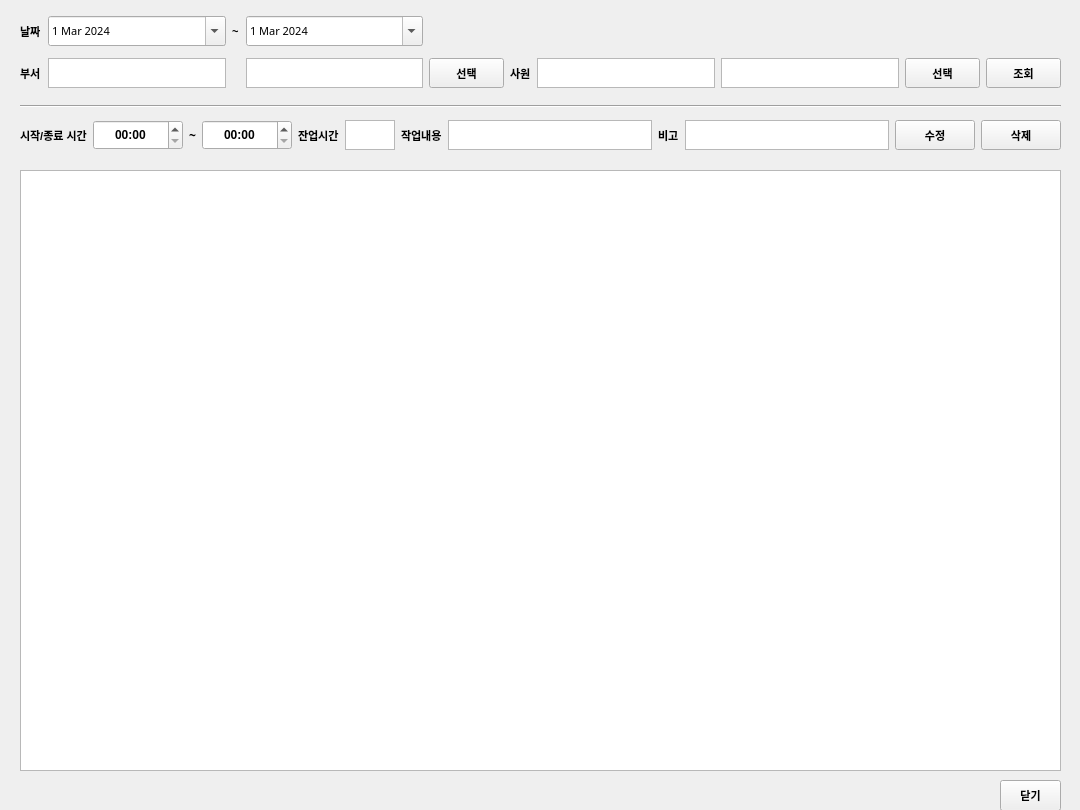
<?xml version="1.0" encoding="UTF-8"?>
<ui version="4.0">
 <class>win_upload_time</class>
 <widget class="QWidget" name="win_upload_time">
  <property name="geometry">
   <rect>
    <x>0</x>
    <y>0</y>
    <width>1080</width>
    <height>810</height>
   </rect>
  </property>
  <property name="maximumSize">
   <size>
    <width>1080</width>
    <height>810</height>
   </size>
  </property>
  <property name="windowTitle">
   <string>Form</string>
  </property>
  <widget class="QTableWidget" name="tbl_info">
   <property name="enabled">
    <bool>true</bool>
   </property>
   <property name="geometry">
    <rect>
     <x>20</x>
     <y>170</y>
     <width>1041</width>
     <height>601</height>
    </rect>
   </property>
   <property name="sizeAdjustPolicy">
    <enum>QAbstractScrollArea::AdjustToContents</enum>
   </property>
   <property name="editTriggers">
    <set>QAbstractItemView::SelectedClicked</set>
   </property>
   <property name="dragEnabled">
    <bool>true</bool>
   </property>
   <property name="alternatingRowColors">
    <bool>true</bool>
   </property>
   <property name="selectionBehavior">
    <enum>QAbstractItemView::SelectRows</enum>
   </property>
   <property name="textElideMode">
    <enum>Qt::ElideMiddle</enum>
   </property>
   <attribute name="horizontalHeaderCascadingSectionResizes">
    <bool>true</bool>
   </attribute>
   <attribute name="horizontalHeaderShowSortIndicator" stdset="0">
    <bool>true</bool>
   </attribute>
   <attribute name="horizontalHeaderStretchLastSection">
    <bool>true</bool>
   </attribute>
   <attribute name="verticalHeaderCascadingSectionResizes">
    <bool>true</bool>
   </attribute>
   <attribute name="verticalHeaderStretchLastSection">
    <bool>false</bool>
   </attribute>
  </widget>
  <widget class="QPushButton" name="btn_close">
   <property name="geometry">
    <rect>
     <x>1000</x>
     <y>780</y>
     <width>61</width>
     <height>31</height>
    </rect>
   </property>
   <property name="font">
    <font>
     <family>Arial</family>
     <pointsize>8</pointsize>
     <weight>75</weight>
     <bold>true</bold>
    </font>
   </property>
   <property name="text">
    <string>닫기</string>
   </property>
  </widget>
  <widget class="QWidget" name="gridLayoutWidget">
   <property name="geometry">
    <rect>
     <x>20</x>
     <y>10</y>
     <width>1041</width>
     <height>84</height>
    </rect>
   </property>
   <layout class="QGridLayout" name="gridLayout">
    <property name="sizeConstraint">
     <enum>QLayout::SetNoConstraint</enum>
    </property>
    <item row="0" column="2">
     <widget class="QLabel" name="lbl_select_file_2">
      <property name="font">
       <font>
        <family>Arial</family>
        <pointsize>8</pointsize>
        <weight>75</weight>
        <bold>true</bold>
       </font>
      </property>
      <property name="text">
       <string>~</string>
      </property>
     </widget>
    </item>
    <item row="0" column="1">
     <widget class="QDateEdit" name="date_from">
      <property name="maximumSize">
       <size>
        <width>16777215</width>
        <height>30</height>
       </size>
      </property>
      <property name="font">
       <font>
        <family>맑은 고딕</family>
        <pointsize>8</pointsize>
        <weight>50</weight>
        <bold>false</bold>
       </font>
      </property>
      <property name="dateTime">
       <datetime>
        <hour>0</hour>
        <minute>0</minute>
        <second>0</second>
        <year>2024</year>
        <month>3</month>
        <day>1</day>
       </datetime>
      </property>
      <property name="calendarPopup">
       <bool>true</bool>
      </property>
     </widget>
    </item>
    <item row="0" column="0">
     <widget class="QLabel" name="lbl_select_file">
      <property name="font">
       <font>
        <family>Arial</family>
        <pointsize>8</pointsize>
        <weight>75</weight>
        <bold>true</bold>
       </font>
      </property>
      <property name="text">
       <string>날짜</string>
      </property>
     </widget>
    </item>
    <item row="1" column="5">
     <widget class="QLabel" name="lbl_select_file_3">
      <property name="font">
       <font>
        <family>Arial</family>
        <pointsize>8</pointsize>
        <weight>75</weight>
        <bold>true</bold>
       </font>
      </property>
      <property name="text">
       <string>사원</string>
      </property>
     </widget>
    </item>
    <item row="1" column="4">
     <widget class="QPushButton" name="btn_select_dept">
      <property name="enabled">
       <bool>true</bool>
      </property>
      <property name="sizePolicy">
       <sizepolicy hsizetype="Expanding" vsizetype="Fixed">
        <horstretch>0</horstretch>
        <verstretch>0</verstretch>
       </sizepolicy>
      </property>
      <property name="maximumSize">
       <size>
        <width>75</width>
        <height>30</height>
       </size>
      </property>
      <property name="font">
       <font>
        <family>Arial</family>
        <pointsize>8</pointsize>
        <weight>75</weight>
        <bold>true</bold>
       </font>
      </property>
      <property name="text">
       <string>선택</string>
      </property>
     </widget>
    </item>
    <item row="1" column="8">
     <widget class="QTextEdit" name="txt_emp_name">
      <property name="enabled">
       <bool>true</bool>
      </property>
      <property name="maximumSize">
       <size>
        <width>16777215</width>
        <height>30</height>
       </size>
      </property>
      <property name="font">
       <font>
        <family>맑은 고딕</family>
        <pointsize>10</pointsize>
        <weight>50</weight>
        <bold>false</bold>
       </font>
      </property>
      <property name="layoutDirection">
       <enum>Qt::LeftToRight</enum>
      </property>
      <property name="autoFillBackground">
       <bool>false</bool>
      </property>
      <property name="lineWidth">
       <number>1</number>
      </property>
      <property name="midLineWidth">
       <number>0</number>
      </property>
      <property name="readOnly">
       <bool>true</bool>
      </property>
      <property name="cursorWidth">
       <number>-2</number>
      </property>
     </widget>
    </item>
    <item row="1" column="3">
     <widget class="QTextEdit" name="txt_dept_name">
      <property name="enabled">
       <bool>true</bool>
      </property>
      <property name="maximumSize">
       <size>
        <width>16777215</width>
        <height>30</height>
       </size>
      </property>
      <property name="font">
       <font>
        <family>맑은 고딕</family>
        <pointsize>10</pointsize>
        <weight>50</weight>
        <bold>false</bold>
       </font>
      </property>
      <property name="lineWidth">
       <number>1</number>
      </property>
      <property name="midLineWidth">
       <number>0</number>
      </property>
      <property name="readOnly">
       <bool>true</bool>
      </property>
     </widget>
    </item>
    <item row="1" column="1">
     <widget class="QTextEdit" name="txt_dept_id">
      <property name="enabled">
       <bool>true</bool>
      </property>
      <property name="maximumSize">
       <size>
        <width>16777215</width>
        <height>30</height>
       </size>
      </property>
      <property name="font">
       <font>
        <family>맑은 고딕</family>
        <pointsize>10</pointsize>
        <weight>50</weight>
        <bold>false</bold>
       </font>
      </property>
      <property name="lineWidth">
       <number>1</number>
      </property>
      <property name="midLineWidth">
       <number>0</number>
      </property>
      <property name="readOnly">
       <bool>true</bool>
      </property>
      <property name="html">
       <string>&lt;!DOCTYPE HTML PUBLIC &quot;-//W3C//DTD HTML 4.0//EN&quot; &quot;http://www.w3.org/TR/REC-html40/strict.dtd&quot;&gt;
&lt;html&gt;&lt;head&gt;&lt;meta name=&quot;qrichtext&quot; content=&quot;1&quot; /&gt;&lt;style type=&quot;text/css&quot;&gt;
p, li { white-space: pre-wrap; }
&lt;/style&gt;&lt;/head&gt;&lt;body style=&quot; font-family:'맑은 고딕'; font-size:10pt; font-weight:400; font-style:normal;&quot;&gt;
&lt;p style=&quot;-qt-paragraph-type:empty; margin-top:0px; margin-bottom:0px; margin-left:0px; margin-right:0px; -qt-block-indent:0; text-indent:0px; font-weight:600;&quot;&gt;&lt;br /&gt;&lt;/p&gt;&lt;/body&gt;&lt;/html&gt;</string>
      </property>
     </widget>
    </item>
    <item row="1" column="0">
     <widget class="QLabel" name="lbl_select_file_7">
      <property name="font">
       <font>
        <family>Arial</family>
        <pointsize>8</pointsize>
        <weight>75</weight>
        <bold>true</bold>
       </font>
      </property>
      <property name="text">
       <string>부서</string>
      </property>
     </widget>
    </item>
    <item row="0" column="3">
     <widget class="QDateEdit" name="date_to">
      <property name="maximumSize">
       <size>
        <width>16777215</width>
        <height>30</height>
       </size>
      </property>
      <property name="font">
       <font>
        <family>맑은 고딕</family>
        <pointsize>8</pointsize>
        <weight>50</weight>
        <bold>false</bold>
       </font>
      </property>
      <property name="dateTime">
       <datetime>
        <hour>0</hour>
        <minute>0</minute>
        <second>0</second>
        <year>2024</year>
        <month>3</month>
        <day>1</day>
       </datetime>
      </property>
      <property name="calendarPopup">
       <bool>true</bool>
      </property>
     </widget>
    </item>
    <item row="1" column="6">
     <widget class="QTextEdit" name="txt_emp_id">
      <property name="enabled">
       <bool>true</bool>
      </property>
      <property name="maximumSize">
       <size>
        <width>16777215</width>
        <height>30</height>
       </size>
      </property>
      <property name="font">
       <font>
        <family>맑은 고딕</family>
        <pointsize>10</pointsize>
        <weight>50</weight>
        <bold>false</bold>
       </font>
      </property>
      <property name="lineWidth">
       <number>1</number>
      </property>
      <property name="midLineWidth">
       <number>0</number>
      </property>
      <property name="readOnly">
       <bool>true</bool>
      </property>
     </widget>
    </item>
    <item row="1" column="9">
     <widget class="QPushButton" name="btn_select_emp">
      <property name="maximumSize">
       <size>
        <width>75</width>
        <height>30</height>
       </size>
      </property>
      <property name="font">
       <font>
        <family>Arial</family>
        <pointsize>8</pointsize>
        <weight>75</weight>
        <bold>true</bold>
       </font>
      </property>
      <property name="text">
       <string>선택</string>
      </property>
     </widget>
    </item>
    <item row="1" column="10">
     <widget class="QPushButton" name="btn_select">
      <property name="maximumSize">
       <size>
        <width>75</width>
        <height>30</height>
       </size>
      </property>
      <property name="font">
       <font>
        <family>Arial</family>
        <pointsize>8</pointsize>
        <weight>75</weight>
        <bold>true</bold>
       </font>
      </property>
      <property name="text">
       <string>조회</string>
      </property>
     </widget>
    </item>
   </layout>
  </widget>
  <widget class="Line" name="line">
   <property name="geometry">
    <rect>
     <x>20</x>
     <y>95</y>
     <width>1041</width>
     <height>22</height>
    </rect>
   </property>
   <property name="orientation">
    <enum>Qt::Horizontal</enum>
   </property>
  </widget>
  <widget class="QWidget" name="gridLayoutWidget_2">
   <property name="geometry">
    <rect>
     <x>20</x>
     <y>115</y>
     <width>1041</width>
     <height>41</height>
    </rect>
   </property>
   <layout class="QGridLayout" name="gridLayout_2">
    <item row="0" column="8">
     <widget class="QLabel" name="lbl_select_file_9">
      <property name="font">
       <font>
        <family>Arial</family>
        <pointsize>8</pointsize>
        <weight>75</weight>
        <bold>true</bold>
       </font>
      </property>
      <property name="text">
       <string>비고</string>
      </property>
     </widget>
    </item>
    <item row="0" column="2">
     <widget class="QLabel" name="label">
      <property name="font">
       <font>
        <family>맑은 고딕</family>
        <weight>75</weight>
        <bold>true</bold>
       </font>
      </property>
      <property name="text">
       <string>~</string>
      </property>
     </widget>
    </item>
    <item row="0" column="5">
     <widget class="QTextEdit" name="txt_overtime">
      <property name="maximumSize">
       <size>
        <width>50</width>
        <height>30</height>
       </size>
      </property>
      <property name="font">
       <font>
        <family>Arial</family>
        <pointsize>10</pointsize>
        <weight>75</weight>
        <bold>true</bold>
       </font>
      </property>
      <property name="tabChangesFocus">
       <bool>true</bool>
      </property>
      <property name="readOnly">
       <bool>true</bool>
      </property>
     </widget>
    </item>
    <item row="0" column="1">
     <widget class="QTimeEdit" name="time_start">
      <property name="minimumSize">
       <size>
        <width>90</width>
        <height>30</height>
       </size>
      </property>
      <property name="font">
       <font>
        <family>Arial</family>
        <weight>75</weight>
        <bold>true</bold>
       </font>
      </property>
      <property name="alignment">
       <set>Qt::AlignCenter</set>
      </property>
      <property name="currentSection">
       <enum>QDateTimeEdit::HourSection</enum>
      </property>
      <property name="displayFormat">
       <string>HH:mm</string>
      </property>
     </widget>
    </item>
    <item row="0" column="7">
     <widget class="QTextEdit" name="txt_detail">
      <property name="maximumSize">
       <size>
        <width>16777215</width>
        <height>30</height>
       </size>
      </property>
      <property name="font">
       <font>
        <family>맑은 고딕</family>
        <pointsize>10</pointsize>
        <weight>50</weight>
        <bold>false</bold>
       </font>
      </property>
      <property name="tabChangesFocus">
       <bool>true</bool>
      </property>
     </widget>
    </item>
    <item row="0" column="6">
     <widget class="QLabel" name="lbl_select_file_8">
      <property name="font">
       <font>
        <family>Arial</family>
        <pointsize>8</pointsize>
        <weight>75</weight>
        <bold>true</bold>
       </font>
      </property>
      <property name="text">
       <string>작업내용</string>
      </property>
     </widget>
    </item>
    <item row="0" column="11">
     <widget class="QPushButton" name="btn_delete">
      <property name="maximumSize">
       <size>
        <width>16777215</width>
        <height>30</height>
       </size>
      </property>
      <property name="font">
       <font>
        <family>Arial</family>
        <pointsize>8</pointsize>
        <weight>75</weight>
        <bold>true</bold>
       </font>
      </property>
      <property name="text">
       <string>삭제</string>
      </property>
     </widget>
    </item>
    <item row="0" column="10">
     <widget class="QPushButton" name="btn_update">
      <property name="maximumSize">
       <size>
        <width>16777215</width>
        <height>30</height>
       </size>
      </property>
      <property name="font">
       <font>
        <family>Arial</family>
        <pointsize>8</pointsize>
        <weight>75</weight>
        <bold>true</bold>
       </font>
      </property>
      <property name="text">
       <string>수정</string>
      </property>
     </widget>
    </item>
    <item row="0" column="4">
     <widget class="QLabel" name="lbl_select_file_10">
      <property name="font">
       <font>
        <family>Arial</family>
        <pointsize>8</pointsize>
        <weight>75</weight>
        <bold>true</bold>
       </font>
      </property>
      <property name="text">
       <string>잔업시간</string>
      </property>
     </widget>
    </item>
    <item row="0" column="0">
     <widget class="QLabel" name="lbl_select_file_6">
      <property name="font">
       <font>
        <family>Arial</family>
        <pointsize>8</pointsize>
        <weight>75</weight>
        <bold>true</bold>
       </font>
      </property>
      <property name="text">
       <string>시작/종료 시간</string>
      </property>
     </widget>
    </item>
    <item row="0" column="9">
     <widget class="QTextEdit" name="txt_note">
      <property name="maximumSize">
       <size>
        <width>16777215</width>
        <height>30</height>
       </size>
      </property>
      <property name="font">
       <font>
        <family>맑은 고딕</family>
        <pointsize>10</pointsize>
        <weight>50</weight>
        <bold>false</bold>
       </font>
      </property>
      <property name="tabChangesFocus">
       <bool>true</bool>
      </property>
     </widget>
    </item>
    <item row="0" column="3">
     <widget class="QTimeEdit" name="time_end">
      <property name="minimumSize">
       <size>
        <width>90</width>
        <height>30</height>
       </size>
      </property>
      <property name="font">
       <font>
        <family>Arial</family>
        <weight>75</weight>
        <bold>true</bold>
       </font>
      </property>
      <property name="alignment">
       <set>Qt::AlignCenter</set>
      </property>
      <property name="currentSection">
       <enum>QDateTimeEdit::HourSection</enum>
      </property>
      <property name="displayFormat">
       <string>HH:mm</string>
      </property>
     </widget>
    </item>
   </layout>
  </widget>
  <widget class="QTextEdit" name="txt_id">
   <property name="enabled">
    <bool>false</bool>
   </property>
   <property name="geometry">
    <rect>
     <x>1120</x>
     <y>190</y>
     <width>50</width>
     <height>30</height>
    </rect>
   </property>
   <property name="maximumSize">
    <size>
     <width>50</width>
     <height>30</height>
    </size>
   </property>
  </widget>
 </widget>
 <tabstops>
  <tabstop>date_from</tabstop>
  <tabstop>date_to</tabstop>
  <tabstop>txt_dept_id</tabstop>
  <tabstop>txt_dept_name</tabstop>
  <tabstop>btn_select_dept</tabstop>
  <tabstop>txt_emp_id</tabstop>
  <tabstop>txt_emp_name</tabstop>
  <tabstop>btn_select_emp</tabstop>
  <tabstop>btn_select</tabstop>
  <tabstop>txt_detail</tabstop>
  <tabstop>txt_note</tabstop>
  <tabstop>btn_update</tabstop>
  <tabstop>btn_delete</tabstop>
  <tabstop>tbl_info</tabstop>
  <tabstop>btn_close</tabstop>
  <tabstop>txt_id</tabstop>
 </tabstops>
 <resources/>
 <connections/>
</ui>
